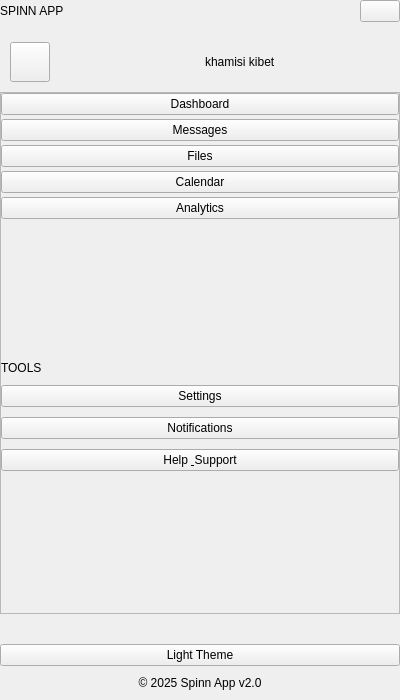
<?xml version="1.0" encoding="UTF-8"?>
<ui version="4.0">
 <class>CustomComponent</class>
 <widget class="QCustomComponent" name="CustomComponent">
  <property name="geometry">
   <rect>
    <x>0</x>
    <y>0</y>
    <width>400</width>
    <height>700</height>
   </rect>
  </property>
  <property name="windowTitle">
   <string>CustomComponent</string>
  </property>
  <layout class="QVBoxLayout" name="verticalLayout">
   <property name="spacing">
    <number>10</number>
   </property>
   <property name="leftMargin">
    <number>0</number>
   </property>
   <property name="topMargin">
    <number>0</number>
   </property>
   <property name="rightMargin">
    <number>0</number>
   </property>
   <property name="bottomMargin">
    <number>0</number>
   </property>
   <item>
    <widget class="QCustomHamburgerMenu" name="leftHamburgerMenu">
     <property name="acrylicEnabled" stdset="0">
      <bool>true</bool>
     </property>
     <property name="autoHide" stdset="0">
      <bool>true</bool>
     </property>
     <property name="showButtonName" stdset="0">
      <string>leftSideDrawerBtn</string>
     </property>
     <property name="hideButtonName" stdset="0">
      <string>hideHamburgerBtn</string>
     </property>
     <layout class="QVBoxLayout" name="verticalLayout_3">
      <property name="spacing">
       <number>10</number>
      </property>
      <property name="leftMargin">
       <number>0</number>
      </property>
      <property name="topMargin">
       <number>0</number>
      </property>
      <property name="rightMargin">
       <number>0</number>
      </property>
      <property name="bottomMargin">
       <number>0</number>
      </property>
      <item>
       <widget class="QWidget" name="leftDrawerWidget" native="true">
        <layout class="QVBoxLayout" name="verticalLayout_2">
         <property name="spacing">
          <number>10</number>
         </property>
         <property name="leftMargin">
          <number>0</number>
         </property>
         <property name="topMargin">
          <number>0</number>
         </property>
         <property name="rightMargin">
          <number>0</number>
         </property>
         <property name="bottomMargin">
          <number>0</number>
         </property>
         <item>
          <widget class="QWidget" name="headerWidget" native="true">
           <layout class="QHBoxLayout" name="horizontalLayout">
            <property name="spacing">
             <number>10</number>
            </property>
            <property name="leftMargin">
             <number>0</number>
            </property>
            <property name="topMargin">
             <number>0</number>
            </property>
            <property name="rightMargin">
             <number>0</number>
            </property>
            <property name="bottomMargin">
             <number>0</number>
            </property>
            <item>
             <widget class="QLabel" name="appTitleLabel">
              <property name="text">
               <string>SPINN APP</string>
              </property>
             </widget>
            </item>
            <item alignment="Qt::AlignmentFlag::AlignRight">
             <widget class="QPushButton" name="hideHamburgerBtn">
              <property name="text">
               <string/>
              </property>
              <property name="icon">
               <iconset resource="../Qss/icons/_icons.qrc">
                <normaloff>:/material_design/icons/material_design/close.png</normaloff>:/material_design/icons/material_design/close.png</iconset>
              </property>
             </widget>
            </item>
           </layout>
          </widget>
         </item>
         <item>
          <widget class="QCustomHorizontalSeparator" name="headerSeparator"/>
         </item>
         <item alignment="Qt::AlignmentFlag::AlignTop">
          <widget class="QWidget" name="profileWidget" native="true">
           <layout class="QHBoxLayout" name="profileLayout">
            <property name="spacing">
             <number>10</number>
            </property>
            <property name="leftMargin">
             <number>10</number>
            </property>
            <property name="topMargin">
             <number>0</number>
            </property>
            <property name="rightMargin">
             <number>10</number>
            </property>
            <property name="bottomMargin">
             <number>0</number>
            </property>
            <item alignment="Qt::AlignmentFlag::AlignLeft">
             <widget class="QPushButton" name="profileBtn">
              <property name="minimumSize">
               <size>
                <width>40</width>
                <height>40</height>
               </size>
              </property>
              <property name="maximumSize">
               <size>
                <width>40</width>
                <height>40</height>
               </size>
              </property>
              <property name="text">
               <string/>
              </property>
              <property name="icon">
               <iconset resource="../Qss/icons/_icons.qrc">
                <normaloff>:/material_design/icons/material_design/account_circle.png</normaloff>:/material_design/icons/material_design/account_circle.png</iconset>
              </property>
              <property name="iconSize">
               <size>
                <width>20</width>
                <height>20</height>
               </size>
              </property>
             </widget>
            </item>
            <item>
             <widget class="QLabel" name="userInfoLabel">
              <property name="text">
               <string>khamisi kibet</string>
              </property>
              <property name="alignment">
               <set>Qt::AlignmentFlag::AlignLeading|Qt::AlignmentFlag::AlignLeft|Qt::AlignmentFlag::AlignVCenter</set>
              </property>
              <property name="wordWrap">
               <bool>true</bool>
              </property>
             </widget>
            </item>
           </layout>
          </widget>
         </item>
         <item>
          <widget class="QScrollArea" name="scrollArea">
           <property name="widgetResizable">
            <bool>true</bool>
           </property>
           <widget class="QWidget" name="scrollAreaWidgetContents">
            <property name="geometry">
             <rect>
              <x>0</x>
              <y>0</y>
              <width>394</width>
              <height>470</height>
             </rect>
            </property>
            <layout class="QVBoxLayout" name="verticalLayout_4">
             <property name="spacing">
              <number>0</number>
             </property>
             <property name="leftMargin">
              <number>0</number>
             </property>
             <property name="topMargin">
              <number>0</number>
             </property>
             <property name="rightMargin">
              <number>0</number>
             </property>
             <property name="bottomMargin">
              <number>0</number>
             </property>
             <item>
              <widget class="QWidget" name="navigationWidget" native="true">
               <layout class="QVBoxLayout" name="navigationLayout">
                <property name="spacing">
                 <number>4</number>
                </property>
                <property name="leftMargin">
                 <number>0</number>
                </property>
                <property name="topMargin">
                 <number>0</number>
                </property>
                <property name="rightMargin">
                 <number>0</number>
                </property>
                <property name="bottomMargin">
                 <number>0</number>
                </property>
                <item>
                 <widget class="QPushButton" name="dashboardBtn">
                  <property name="text">
                   <string>Dashboard</string>
                  </property>
                  <property name="icon">
                   <iconset resource="../Qss/icons/_icons.qrc">
                    <normaloff>:/material_design/icons/material_design/dashboard.png</normaloff>:/material_design/icons/material_design/dashboard.png</iconset>
                  </property>
                 </widget>
                </item>
                <item>
                 <widget class="QPushButton" name="messagesBtn">
                  <property name="text">
                   <string>Messages</string>
                  </property>
                  <property name="icon">
                   <iconset resource="../Qss/icons/_icons.qrc">
                    <normaloff>:/material_design/icons/material_design/chat_bubble.png</normaloff>:/material_design/icons/material_design/chat_bubble.png</iconset>
                  </property>
                 </widget>
                </item>
                <item>
                 <widget class="QPushButton" name="filesBtn">
                  <property name="text">
                   <string>Files</string>
                  </property>
                  <property name="icon">
                   <iconset resource="../Qss/icons/_icons.qrc">
                    <normaloff>:/material_design/icons/material_design/folder.png</normaloff>:/material_design/icons/material_design/folder.png</iconset>
                  </property>
                 </widget>
                </item>
                <item>
                 <widget class="QPushButton" name="calendarBtn">
                  <property name="text">
                   <string>Calendar</string>
                  </property>
                  <property name="icon">
                   <iconset resource="../Qss/icons/_icons.qrc">
                    <normaloff>:/material_design/icons/material_design/event.png</normaloff>:/material_design/icons/material_design/event.png</iconset>
                  </property>
                 </widget>
                </item>
                <item>
                 <widget class="QPushButton" name="analyticsBtn">
                  <property name="text">
                   <string>Analytics</string>
                  </property>
                  <property name="icon">
                   <iconset resource="../Qss/icons/_icons.qrc">
                    <normaloff>:/material_design/icons/material_design/analytics.png</normaloff>:/material_design/icons/material_design/analytics.png</iconset>
                  </property>
                 </widget>
                </item>
               </layout>
              </widget>
             </item>
             <item>
              <spacer name="verticalSpacer">
               <property name="orientation">
                <enum>Qt::Orientation::Vertical</enum>
               </property>
               <property name="sizeHint" stdset="0">
                <size>
                 <width>20</width>
                 <height>79</height>
                </size>
               </property>
              </spacer>
             </item>
             <item>
              <widget class="QCustomHorizontalSeparator" name="middleSeparator"/>
             </item>
             <item>
              <widget class="QWidget" name="toolsWidget" native="true">
               <layout class="QVBoxLayout" name="toolsLayout">
                <property name="spacing">
                 <number>10</number>
                </property>
                <property name="leftMargin">
                 <number>0</number>
                </property>
                <property name="topMargin">
                 <number>0</number>
                </property>
                <property name="rightMargin">
                 <number>0</number>
                </property>
                <property name="bottomMargin">
                 <number>0</number>
                </property>
                <item>
                 <widget class="QLabel" name="toolsLabel">
                  <property name="text">
                   <string>TOOLS</string>
                  </property>
                 </widget>
                </item>
                <item>
                 <widget class="QPushButton" name="settingsBtn">
                  <property name="text">
                   <string>Settings</string>
                  </property>
                  <property name="icon">
                   <iconset resource="../Qss/icons/_icons.qrc">
                    <normaloff>:/material_design/icons/material_design/settings.png</normaloff>:/material_design/icons/material_design/settings.png</iconset>
                  </property>
                 </widget>
                </item>
                <item>
                 <widget class="QPushButton" name="notificationsBtn">
                  <property name="text">
                   <string>Notifications</string>
                  </property>
                  <property name="icon">
                   <iconset resource="../Qss/icons/_icons.qrc">
                    <normaloff>:/material_design/icons/material_design/notifications.png</normaloff>:/material_design/icons/material_design/notifications.png</iconset>
                  </property>
                 </widget>
                </item>
                <item>
                 <widget class="QPushButton" name="helpBtn">
                  <property name="text">
                   <string>Help &amp; Support</string>
                  </property>
                  <property name="icon">
                   <iconset resource="../Qss/icons/_icons.qrc">
                    <normaloff>:/material_design/icons/material_design/help.png</normaloff>:/material_design/icons/material_design/help.png</iconset>
                  </property>
                 </widget>
                </item>
               </layout>
              </widget>
             </item>
             <item>
              <spacer name="verticalSpacer_2">
               <property name="orientation">
                <enum>Qt::Orientation::Vertical</enum>
               </property>
               <property name="sizeHint" stdset="0">
                <size>
                 <width>20</width>
                 <height>80</height>
                </size>
               </property>
              </spacer>
             </item>
            </layout>
           </widget>
          </widget>
         </item>
         <item>
          <widget class="QCustomHorizontalSeparator" name="profileSeparator"/>
         </item>
         <item>
          <widget class="QWidget" name="footerWidget" native="true">
           <layout class="QVBoxLayout" name="footerLayout">
            <property name="spacing">
             <number>10</number>
            </property>
            <property name="leftMargin">
             <number>0</number>
            </property>
            <property name="topMargin">
             <number>10</number>
            </property>
            <property name="rightMargin">
             <number>0</number>
            </property>
            <property name="bottomMargin">
             <number>10</number>
            </property>
            <item>
             <widget class="QPushButton" name="themeBtn">
              <property name="text">
               <string>Light Theme</string>
              </property>
              <property name="icon">
               <iconset resource="../Qss/icons/_icons.qrc">
                <normaloff>:/material_design/icons/material_design/light_mode.png</normaloff>:/material_design/icons/material_design/light_mode.png</iconset>
              </property>
             </widget>
            </item>
            <item>
             <widget class="QLabel" name="copyrightLabel">
              <property name="text">
               <string>© 2025 Spinn App v2.0</string>
              </property>
              <property name="alignment">
               <set>Qt::AlignmentFlag::AlignCenter</set>
              </property>
             </widget>
            </item>
           </layout>
          </widget>
         </item>
        </layout>
       </widget>
      </item>
     </layout>
    </widget>
   </item>
  </layout>
 </widget>
 <customwidgets>
  <customwidget>
   <class>QCustomHamburgerMenu</class>
   <extends>QWidget</extends>
   <header>Custom_Widgets.QCustomHamburgerMenu</header>
   <container>1</container>
  </customwidget>
  <customwidget>
   <class>QCustomHorizontalSeparator</class>
   <extends>QWidget</extends>
   <header>Custom_Widgets.QCustomHorizontalSeparator</header>
  </customwidget>
  <customwidget>
   <class>QCustomComponent</class>
   <extends>QWidget</extends>
   <header>Custom_Widgets.QCustomComponent</header>
   <container>1</container>
  </customwidget>
 </customwidgets>
 <resources>
  <include location="../Qss/icons/_icons.qrc"/>
 </resources>
 <connections/>
</ui>
